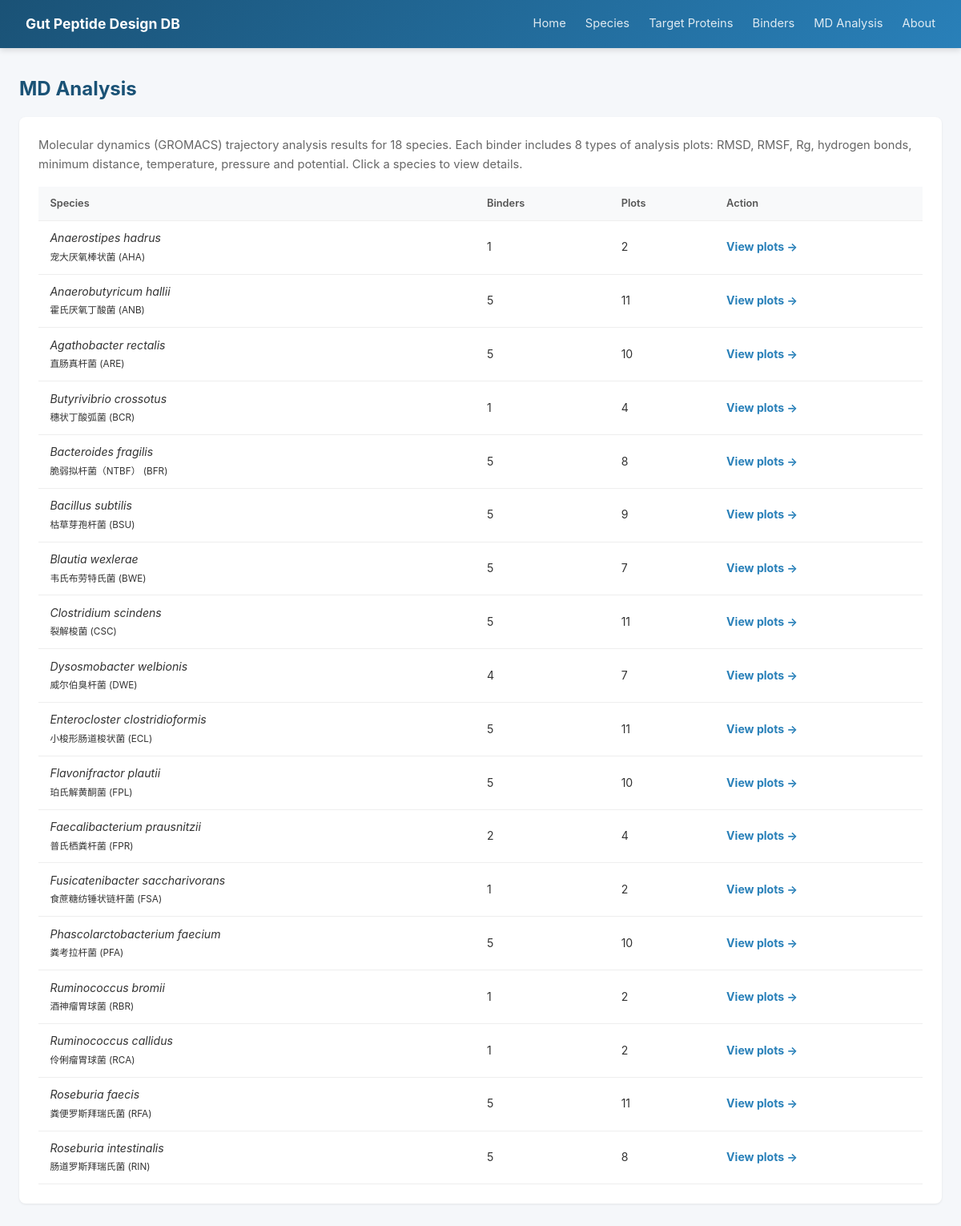
Screenshot of /md with the database file from the repository.
### tables this page shows
CREATE TABLE Species (
        Species_ID      TEXT PRIMARY KEY,
        Scientific_Name TEXT NOT NULL,
        Chinese_Name    TEXT,
        Taxonomy_ID     INTEGER,
        Genome_Accession TEXT,
        Proteome_Source TEXT,
        Notes           TEXT
    );

### app.py (the view)
@app.route('/md')
def md_list():
    db = get_db()
    items = []
    if os.path.isdir(MD_DIR):
        for sid in sorted(os.listdir(MD_DIR)):
            sd = os.path.join(MD_DIR, sid)
            if not os.path.isdir(sd):
                continue
            sp = db.execute("SELECT * FROM Species WHERE Species_ID=?", (sid,)).fetchone()
            designs = [x for x in os.listdir(sd) if os.path.isdir(os.path.join(sd, x))]
            total_png = 0
            for d in designs:
                total_png += len([x for x in os.listdir(os.path.join(sd, d)) if x.endswith('.png')])
            items.append({'sid': sid, 'sp': sp, 'designs': len(designs), 'count': total_png})
    return render_template('md.html', items=items)

### app.py (called while the page is built)
def get_db():
    if 'db' not in g:
        g.db = sqlite3.connect(DB_PATH)
        g.db.row_factory = sqlite3.Row
    return g.db

### templates/md.html (shortened to what this page needs)
{% extends "base.html" %}
{% block content %}
<h1>MD Analysis</h1>
<div class="card">
    <p style="color:#666; font-size:.92rem; margin-bottom:1rem;">
        Molecular dynamics (GROMACS) trajectory analysis results for {{ items|length }} species.
        Each binder includes 8 types of analysis plots: RMSD, RMSF, Rg, hydrogen bonds, minimum distance, temperature, pressure and potential. Click a species to view details.
    </p>
    {% if items %}
    <table>
        <thead><tr><th>Species</th><th>Binders</th><th>Plots</th><th>Action</th></tr></thead>
        <tbody>
            {% for it in items %}
            <tr>
                <td>
                    {% if it.sp %}<em>{{ it.sp.Scientific_Name }}</em><br><small>{{ it.sp.Chinese_Name }} ({{ it.sid }})</small>{% else %}{{ it.sid }}{% endif %}
                </td>
                <td>{{ it.designs }}</td>
                <td>{{ it.count }}</td>
                <td><a href="/md/{{ it.sid }}"><strong>View plots &rarr;</strong></a></td>
            </tr>
            {% endfor %}
        </tbody>
    </table>
    {% else %}
    <div class="empty-state"><p>No MD analysis data.</p></div>
    {% endif %}
</div>
{% endblock %}

### templates/base.html (style rules this page uses)
* { margin:0; padding:0; box-sizing:border-box; }
body { font-family:-apple-system,BlinkMacSystemFont,"Segoe UI","PingFang SC","Microsoft YaHei",sans-serif; background:#f5f7fa; color:#333; line-height:1.6; }
.card { background:white; border-radius:8px; box-shadow:0 1px 3px rgba(0,0,0,.08); padding:1.5rem; margin-bottom:1.5rem; }
table { width:100%; border-collapse:collapse; font-size:.88rem; }
th,td { padding:.65rem .9rem; text-align:left; border-bottom:1px solid #eee; }
th { background:#f8f9fa; font-weight:600; color:#555; font-size:.8rem; }
h1 { font-size:1.5rem; margin-bottom:1rem; color:#1a5276; }
a { color:#2980b9; text-decoration:none; }

### rows the page displays
Species: sp.Scientific_Name "Anaerostipes hadrus", sp.Chinese_Name "宠大厌氧棒状菌", sid "AHA", designs "1", count "2"
Species: sp.Scientific_Name "Anaerobutyricum hallii", sp.Chinese_Name "霍氏厌氧丁酸菌", sid "ANB", designs "5", count "11"
Species: sp.Scientific_Name "Agathobacter rectalis", sp.Chinese_Name "直肠真杆菌", sid "ARE", designs "5", count "10"
Species: sp.Scientific_Name "Butyrivibrio crossotus", sp.Chinese_Name "穗状丁酸弧菌", sid "BCR", designs "1", count "4"
Species: sp.Scientific_Name "Bacteroides fragilis", sp.Chinese_Name "脆弱拟杆菌（NTBF）", sid "BFR", designs "5", count "8"
Species: sp.Scientific_Name "Bacillus subtilis", sp.Chinese_Name "枯草芽孢杆菌", sid "BSU", designs "5", count "9"
Species: sp.Scientific_Name "Blautia wexlerae", sp.Chinese_Name "韦氏布劳特氏菌", sid "BWE", designs "5", count "7"
Species: sp.Scientific_Name "Clostridium scindens", sp.Chinese_Name "裂解梭菌", sid "CSC", designs "5", count "11"
Species: sp.Scientific_Name "Dysosmobacter welbionis", sp.Chinese_Name "威尔伯臭杆菌", sid "DWE", designs "4", count "7"
Species: sp.Scientific_Name "Enterocloster clostridioformis", sp.Chinese_Name "小梭形肠道梭状菌", sid "ECL", designs "5", count "11"
Species: sp.Scientific_Name "Flavonifractor plautii", sp.Chinese_Name "珀氏解黄酮菌", sid "FPL", designs "5", count "10"
Species: sp.Scientific_Name "Faecalibacterium prausnitzii", sp.Chinese_Name "普氏栖粪杆菌", sid "FPR", designs "2", count "4"
Species: sp.Scientific_Name "Fusicatenibacter saccharivorans", sp.Chinese_Name "食蔗糖纺锤状链杆菌", sid "FSA", designs "1", count "2"
Species: sp.Scientific_Name "Phascolarctobacterium faecium", sp.Chinese_Name "粪考拉杆菌", sid "PFA", designs "5", count "10"
Species: sp.Scientific_Name "Ruminococcus bromii", sp.Chinese_Name "酒神瘤胃球菌", sid "RBR", designs "1", count "2"
Species: sp.Scientific_Name "Ruminococcus callidus", sp.Chinese_Name "伶俐瘤胃球菌", sid "RCA", designs "1", count "2"
Species: sp.Scientific_Name "Roseburia faecis", sp.Chinese_Name "粪便罗斯拜瑞氏菌", sid "RFA", designs "5", count "11"
Species: sp.Scientific_Name "Roseburia intestinalis", sp.Chinese_Name "肠道罗斯拜瑞氏菌", sid "RIN", designs "5", count "8"

### other values shown
{{ items|length }} "18"
